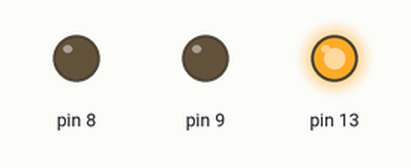
Bench run of a sketch on a simulated Arduino Uno, built with avr-gcc and run on an emulated ATmega328P. Parts: output pins drawn as LEDs (lit = HIGH).

Above: at 0.1 s.
At 0.9 s:
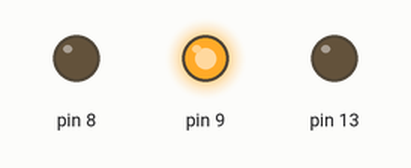
At 1.7 s:
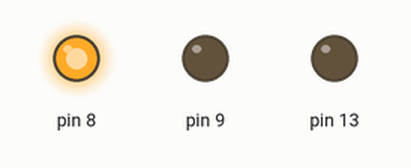
At 2.7 s:
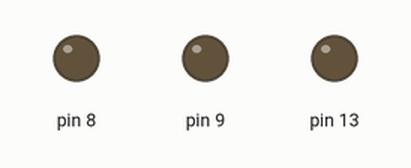
Timing chart, 0 to 3.0 s (numbered marks = the images above):
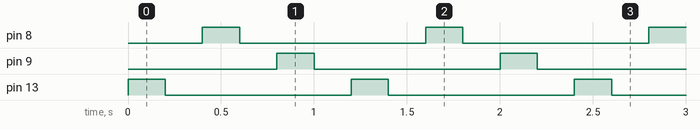

Measured:
- by itself, pin 8, pin 9, pin 13: alternates HIGH for 0.20 s and LOW for 1.0 s
- by itself, everything shown: repeats every 1.2 s, in 6 steps

The sketch:

001_Blink_3_LED.ino.ino
```cpp
void setup() {
    pinMode(13, OUTPUT);
    pinMode(8, OUTPUT);
    pinMode(9, OUTPUT);
}

void loop() {
  digitalWrite(13, HIGH);
  delay(200);
  digitalWrite(13, LOW);
  delay(200);
  digitalWrite(8, HIGH);
  delay(200);
  digitalWrite(8, LOW);
  delay(200);
   digitalWrite(9, HIGH);
  delay(200);
  digitalWrite(9, LOW);
  delay(200);
}
```
